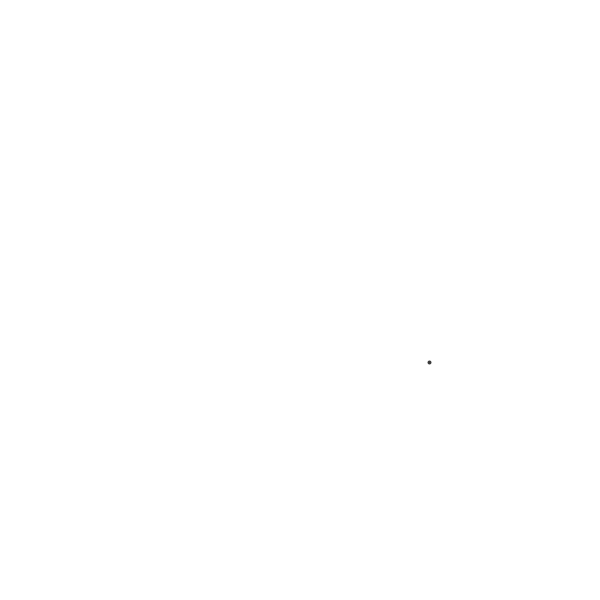
Frame 1 (no input)
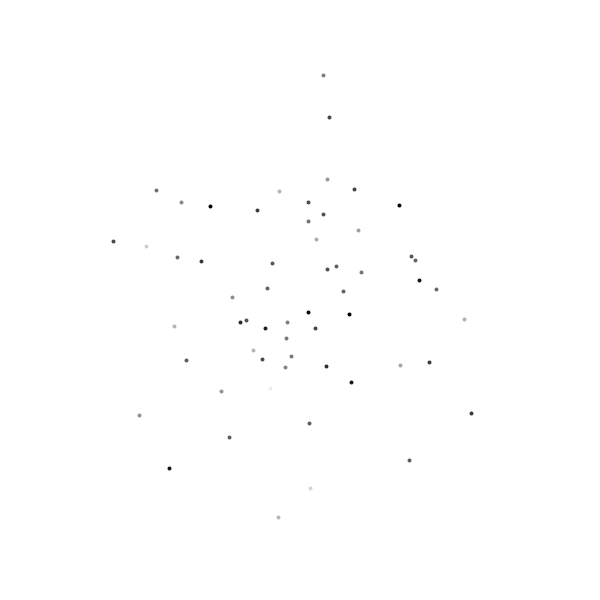
Frame 60 (the mouse pressed at the canvas centre just before this capture)
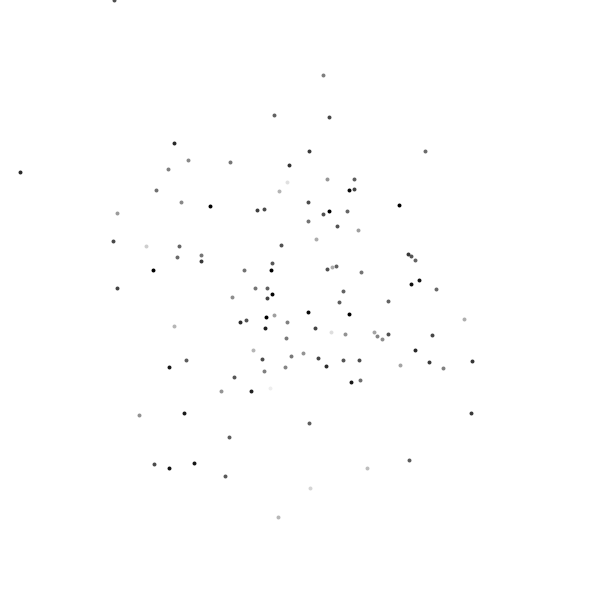
Frame 120 (the mouse held since frame 60 and released just before this capture)

The Processing sketch that drew these frames (run headless with seeded random() and noise(); from frame 60 on, the mouse is pressed at the canvas centre):

// Processing sketch: Ex4
// ── Ex4.pde
//Consider a simulation of paint splatter drawn as a collection of colored dots. Most of the paint clusters around a central location, but some dots do splatter out towards the edges. Can you use a normal distribution of random numbers to generate the locations of the dots? Can you also use a normal distribution of random numbers to generate a color palette?

Dot d;
void setup()
{
    size(600,600);
    d=new Dot();
    background(255);
}

void draw()
{
  d.step();
  d.render();
}

// ── Dot.pde
import java.util.*;

class Dot
{
  float x,y,stroke;
  Random r=new Random();

  Dot() {
  }
  
  void step()
  {
    stroke=constrain((float)r.nextGaussian()*70+100,0,255);
    x=constrain((float)r.nextGaussian()*100+width/2,0,width);
    y=constrain((float)r.nextGaussian()*100+height/2,0,height);
  }

  void render() {
    stroke(stroke);
    strokeWeight(4);
    point(x,y);
  }
}
